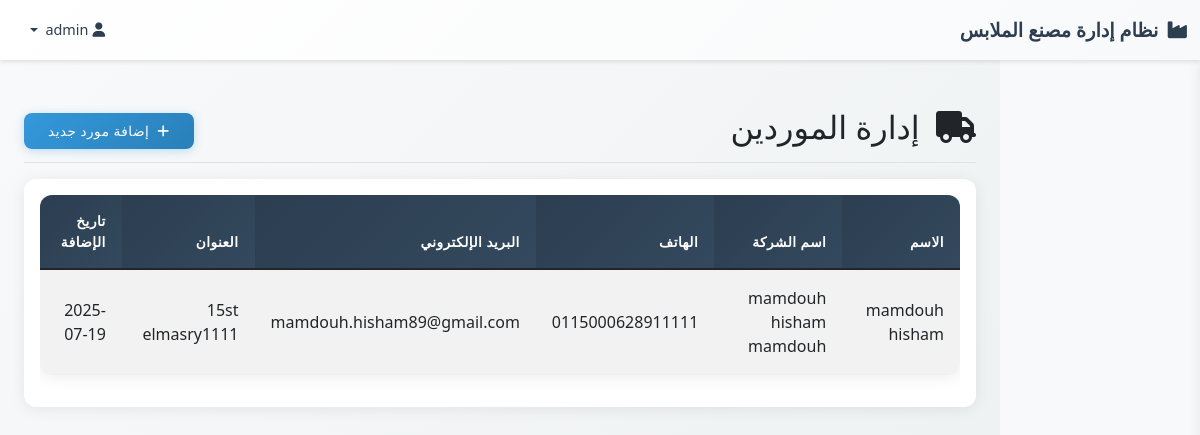
Screenshot of /inventory/suppliers.php (signed in) with the database file from the repository.
### tables this page shows
CREATE TABLE `suppliers`  (
  `id` int(11) NOT NULL AUTO_INCREMENT,
  `name` varchar(100) NOT NULL,
  `company_name` varchar(100) NULL DEFAULT NULL,
  `phone` varchar(20) NULL DEFAULT NULL,
  `email` varchar(100) NULL DEFAULT NULL,
  `address` text NULL,
  `current_balance` decimal(12, 2) NOT NULL DEFAULT 0.00,
  `is_active` tinyint(1) NULL DEFAULT 1,
  `created_at` timestamp NOT NULL DEFAULT CURRENT_TIMESTAMP,
  PRIMARY KEY (`id`) USING BTREE
);

### inventory/suppliers.php (the view, shortened to what this page needs)
<?php
require_once '../config/config.php';
$stmt = $pdo->query("SELECT * FROM suppliers ORDER BY id DESC");
$suppliers = $stmt->fetchAll();
?>
<!DOCTYPE html>
<html lang="ar" dir="rtl">
<head>
    <link href="https://cdn.jsdelivr.net/npm/bootstrap@5.1.3/dist/css/bootstrap.rtl.min.css" rel="stylesheet">
    <link href="https://cdnjs.cloudflare.com/ajax/libs/font-awesome/6.0.0/css/all.min.css" rel="stylesheet">
    <link href="../../../assets/css/style.css" rel="stylesheet">
</head>
<body>
    <?php include '../includes/navbar.php'; ?>
    <div class="container-fluid">
        <div class="row">
            <main class="col-md-9 ms-sm-auto col-lg-10 px-md-4 main-content">
                <div class="d-flex justify-content-between flex-wrap flex-md-nowrap align-items-center pt-3 pb-2 mb-3 border-bottom">
                    <h1 class="h2">
                        <i class="fas fa-truck me-2"></i>
                        إدارة الموردين
                    </h1>
                    <div class="btn-toolbar mb-2 mb-md-0">
                        <button type="button" class="btn btn-primary" data-bs-toggle="modal" data-bs-target="#addSupplierModal">
                            <i class="fas fa-plus me-1"></i>
                            إضافة مورد جديد
                        </button>
                    </div>
                </div>
                <div class="card">
                    <div class="card-body">
                        <div class="table-responsive">
                            <table class="table table-striped">
                                <thead>
                                    <tr>
                                        <th>الاسم</th>
                                        <th>اسم الشركة</th>
                                        <th>الهاتف</th>
                                        <th>البريد الإلكتروني</th>
                                        <th>العنوان</th>
                                        <th>تاريخ الإضافة</th>
                                    </tr>
                                </thead>
                                <tbody>
                                    <?php foreach ($suppliers as $supplier): ?>
                                        <tr>
                                            <td><?= htmlspecialchars($supplier['name']) ?></td>
                                            <td><?= htmlspecialchars($supplier['company_name']) ?></td>
                                            <td><?= htmlspecialchars($supplier['phone']) ?></td>
                                            <td><?= htmlspecialchars($supplier['email']) ?></td>
                                            <td><?= htmlspecialchars($supplier['address']) ?></td>
                                            <td><?= date('Y-m-d', strtotime($supplier['created_at'])) ?></td>
                                        </tr>
                                    <?php endforeach; ?>
                                </tbody>
                            </table>
                        </div>
                    </div>
                </div>
            </main>
        </div>
    </div>
</body>
</html>

### assets/css/style.css (style rules this page uses)
* { box-sizing: border-box; }
body { margin: 0; padding: 0; font-family: 'Segoe UI', Tahoma, Geneva, Verdana, sans-serif; background-color: #f8f9fa; padding-top: 60px; }
.main-content { margin-right: 0; padding: 25px; min-height: calc(100vh - 60px); transition: margin-right 0.4s cubic-bezier(0.25, 0.46, 0.45, 0.94); background: linear-gradient(135deg, #f8f9fa 0%, #ecf0f1 100%); }
.table { background: #ffffff; border-radius: 12px; overflow: hidden; box-shadow: 0 2px 15px rgba(0, 0, 0, 0.08); }
.table thead th { background: linear-gradient(135deg, #2c3e50, #34495e); color: #ffffff; border: none; font-weight: 600; text-transform: uppercase; letter-spacing: 0.5px; font-size: 0.85rem; padding: 1rem; }
.table tbody td { padding: 1rem; border-color: #ecf0f1; vertical-align: middle; }
.card { border: none; border-radius: 12px; box-shadow: 0 2px 15px rgba(0, 0, 0, 0.08); transition: all 0.3s ease; margin-bottom: 20px; background: #ffffff; }
.btn { border-radius: 8px; font-weight: 500; padding: 0.5rem 1.5rem; transition: all 0.3s ease; border: none; }
.main-content { background: linear-gradient(135deg, #f8f9fa 0%, #ecf0f1 100%); min-height: calc(100vh - 60px); padding-top: 2rem; }
.table tbody tr { transition: all 0.3s ease; }
.btn { border-radius: 8px; font-weight: 500; padding: 0.5rem 1.5rem; transition: all 0.3s ease; border: none; text-transform: uppercase; letter-spacing: 0.5px; font-size: 0.85rem; }
.btn-primary { background: linear-gradient(135deg, #3498db, #2980b9); box-shadow: 0 2px 10px rgba(52, 152, 219, 0.3); }

### rows the page displays
suppliers: name "mamdouh hisham", company_name "mamdouh hisham mamdouh", phone "0115000628911111", email "mamdouh.hisham89@gmail.com", address "15st elmasry1111", created_at "2025-07-19"

### other values shown
SYSTEM_NAME "نظام إدارة مصنع الملابس"
